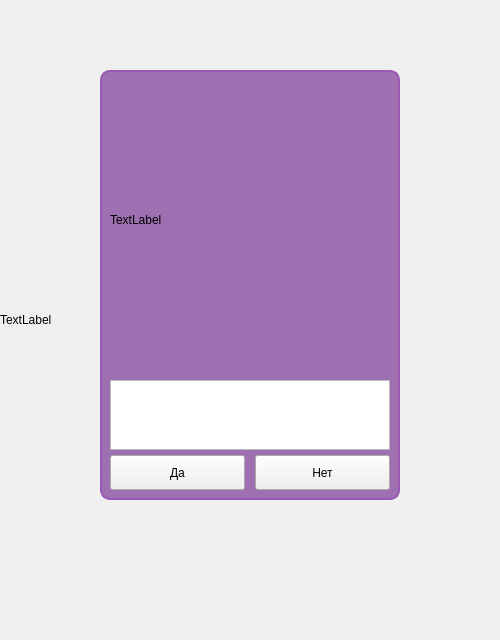
<?xml version="1.0" encoding="UTF-8"?>
<ui version="4.0">
 <class>endpage</class>
 <widget class="QWidget" name="endpage">
  <property name="geometry">
   <rect>
    <x>0</x>
    <y>0</y>
    <width>500</width>
    <height>640</height>
   </rect>
  </property>
  <property name="windowTitle">
   <string>Form</string>
  </property>
  <widget class="QLabel" name="BACKGROUND">
   <property name="geometry">
    <rect>
     <x>0</x>
     <y>0</y>
     <width>500</width>
     <height>640</height>
    </rect>
   </property>
   <property name="text">
    <string>TextLabel</string>
   </property>
  </widget>
  <widget class="QFrame" name="frame">
   <property name="geometry">
    <rect>
     <x>100</x>
     <y>70</y>
     <width>300</width>
     <height>430</height>
    </rect>
   </property>
   <property name="styleSheet">
    <string notr="true">QFrame#frame {
    background-color: rgba(125, 60, 152, 180); /* Фиолетовый цвет с прозрачностью (последнее число - прозрачность от 0 до 255) */
    border: 2px solid #9b59b6;                 /* Опционально: аккуратная фиолетовая рамка */
    border-radius: 10px;                       /* Скругление углов */
}</string>
   </property>
   <property name="frameShape">
    <enum>QFrame::Shape::StyledPanel</enum>
   </property>
   <property name="frameShadow">
    <enum>QFrame::Shadow::Raised</enum>
   </property>
   <widget class="QLabel" name="WINNER">
    <property name="geometry">
     <rect>
      <x>10</x>
      <y>10</y>
      <width>280</width>
      <height>280</height>
     </rect>
    </property>
    <property name="text">
     <string>TextLabel</string>
    </property>
   </widget>
   <widget class="QTextEdit" name="textEdit">
    <property name="geometry">
     <rect>
      <x>10</x>
      <y>310</y>
      <width>280</width>
      <height>70</height>
     </rect>
    </property>
   </widget>
   <widget class="QPushButton" name="pushButton">
    <property name="geometry">
     <rect>
      <x>10</x>
      <y>385</y>
      <width>135</width>
      <height>35</height>
     </rect>
    </property>
    <property name="text">
     <string>Да</string>
    </property>
   </widget>
   <widget class="QPushButton" name="pushButton_2">
    <property name="geometry">
     <rect>
      <x>155</x>
      <y>385</y>
      <width>135</width>
      <height>35</height>
     </rect>
    </property>
    <property name="text">
     <string>Нет</string>
    </property>
   </widget>
  </widget>
 </widget>
 <resources/>
 <connections/>
</ui>
